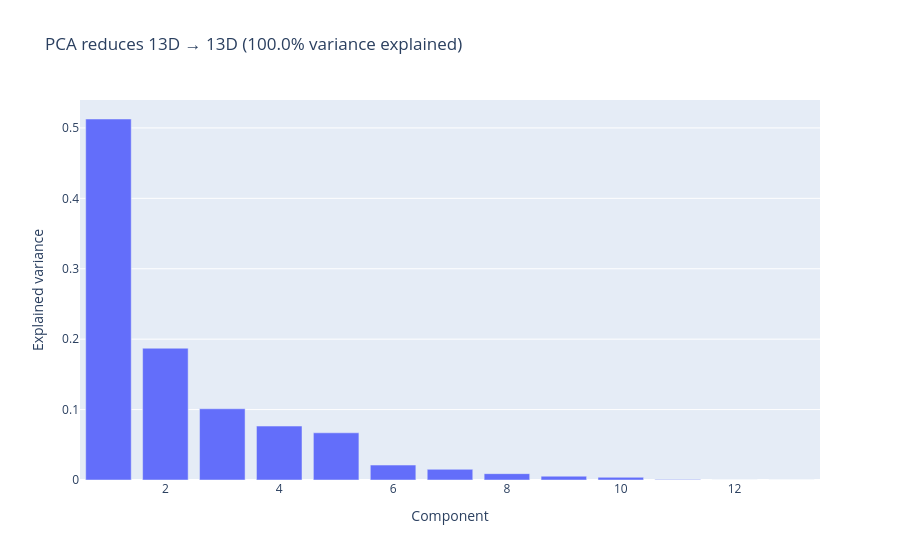

Notebook cell for this chart:
### Code cell
pca = kairo.compute_pca(std_features, num_components=13)
pca_plot = kairo.plot_pca_variances(pca)
pca_plot.show()
#pca

### Figure 1 — Plotly figure (JSON) as saved in the notebook; plotly's stock layout.template omitted (floating-point values rounded to 4 significant figures)
{"data": [{"hovertemplate": "Component=%{x}<br>Explained variance=%{y}<extra></extra>", "legendgroup": "", "marker": {"color": "#636efa", "pattern": {"shape": ""}}, "name": "", "orientation": "v", "showlegend": false, "textposition": "auto", "type": "bar", "x": [1, 2, 3, 4, 5, 6, 7, 8, 9, 10, 11, 12, 13], "xaxis": "x", "y": [0.5127, 0.1871, 0.1011, 0.07659, 0.06703, 0.0212, 0.01516, 0.009016, 0.005425, 0.003822, 0.000821, 0.0, 0.0], "yaxis": "y"}], "layout": {"barmode": "relative", "legend": {"tracegroupgap": 0}, "title": {"text": "PCA reduces 13D → 13D (100.0% variance explained)"}, "xaxis": {"anchor": "y", "domain": [0, 1], "title": {"text": "Component"}}, "yaxis": {"anchor": "x", "domain": [0, 1], "title": {"text": "Explained variance"}}}}
